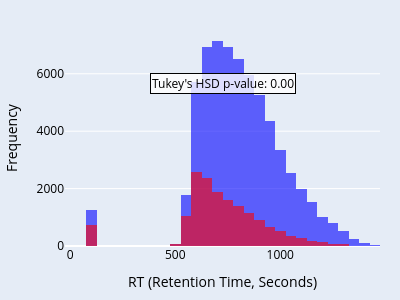

Notebook source saved alongside this figure:
### Markdown cell above
## Scaffold split

### Code cell
scaffold_sets = dataset_clean['scaffold'].value_counts()
train_scaffolds,valid_scaffolds = [],[]
train_cnt = 0
train_cutoff = int(0.8*len(dataset_clean))
for scaffold, count in scaffold_sets.items():
    if train_cnt + count > train_cutoff:
        valid_scaffolds.append(scaffold)
    else:
        train_scaffolds.append(scaffold)
        train_cnt += count
train_set_scaffold = dataset_clean[dataset_clean['scaffold'].isin(train_scaffolds)].copy()
valid_set_scaffold = dataset_clean[dataset_clean['scaffold'].isin(valid_scaffolds)].copy()
print(f"Training set size (scaffold split): {len(train_set_scaffold)}")
print(f"Validation set size (scaffold split): {len(valid_set_scaffold)}")

# Create an overlapped histogram for RT values in training and validation sets
fig = px.histogram(
    train_set_scaffold, x='rt', nbins=50, opacity=0.6, 
    #title='Overlapped RT Distribution: Training vs Validation',
    labels={'rt': 'RT (Retention Time, Seconds)', 'Count': 'Frequency'},
    color_discrete_sequence=['blue'],
    marginal=None
)

# Add validation set to the same figure
fig.add_trace(
    px.histogram(
        valid_set_scaffold, x='rt', nbins=50, opacity=0.6, 
        color_discrete_sequence=['red']
    ).data[0]
)

# Update layout for better visualization
fig.update_layout(
    barmode='overlay',
    plot_bgcolor='rgba(229, 236, 246,1)',
    paper_bgcolor='rgba(229, 236, 246,1)',
    width=400,
    height=300,
    margin=dict(l=20, r=20, t=30, b=20),
    legend=dict(title='Dataset', itemsizing='constant')
)
fig.update_yaxes(title_text='Frequency')
fig.update_xaxes(title_font=dict(size=14, color='black'),
                 tickfont=dict(size=12, color='black'))
fig.update_yaxes(title_font=dict(size=14, color='black'),
                 tickfont=dict(size=12, color='black'))

# Combine training and validation sets for Tukey's HSD test
data_combined = train_set_scaffold[['rt']].copy()
data_combined['set'] = 'Training'
validation_data = valid_set_scaffold[['rt']].copy()
validation_data['set'] = 'Validation'
data_combined = pd.concat([data_combined, validation_data])

# Perform Tukey's HSD test
tukey_result = pairwise_tukeyhsd(endog=data_combined['rt'], groups=data_combined['set'], alpha=0.05)
print(tukey_result)

# Annotate the plot with Tukey's HSD results
fig.add_annotation(
    text=f"Tukey's HSD p-value: {tukey_result.pvalues[0]:.2f}",
    xref="paper", yref="paper",
    x=0.5, y=0.8, showarrow=False,
    font=dict(size=12, color="black"),
    align="center",
    bgcolor="rgba(255, 255, 255, 0.8)",
    bordercolor="black",
    borderwidth=1
)

fig.show()
fig.write_image("images/Figure-2.2-Scaffold.svg", scale=2)

### Figure 1 — Plotly figure (JSON) as saved in the notebook; plotly's stock layout.template omitted (floating-point values rounded to 4 significant figures; data arrays with more than 128 entries replaced by an {"elided": "..."} marker saying what was removed)
{"data": [{"bingroup": "x", "hovertemplate": "RT (Retention Time, Seconds)=%{x}<br>count=%{y}<extra></extra>", "legendgroup": "", "marker": {"color": "blue", "opacity": 0.6, "pattern": {"shape": ""}}, "name": "", "nbinsx": 50, "orientation": "v", "showlegend": false, "type": "histogram", "x": {"elided": "64030 float values"}, "xaxis": "x", "yaxis": "y"}, {"bingroup": "x", "hovertemplate": "rt=%{x}<br>count=%{y}<extra></extra>", "legendgroup": "", "marker": {"color": "red", "opacity": 0.6, "pattern": {"shape": ""}}, "name": "", "nbinsx": 50, "orientation": "v", "showlegend": false, "type": "histogram", "x": {"elided": "15975 float values"}, "xaxis": "x", "yaxis": "y"}], "layout": {"annotations": [{"align": "center", "bgcolor": "rgba(255, 255, 255, 0.8)", "bordercolor": "black", "borderwidth": 1, "font": {"color": "black", "size": 12}, "showarrow": false, "text": "Tukey's HSD p-value: 0.00", "x": 0.5, "xref": "paper", "y": 0.8, "yref": "paper"}], "barmode": "overlay", "height": 300, "legend": {"itemsizing": "constant", "title": {"text": "Dataset"}, "tracegroupgap": 0}, "margin": {"b": 20, "l": 20, "r": 20, "t": 30}, "paper_bgcolor": "rgba(229, 236, 246,1)", "plot_bgcolor": "rgba(229, 236, 246,1)", "width": 400, "xaxis": {"anchor": "y", "domain": [0, 1], "tickfont": {"color": "black", "size": 12}, "title": {"font": {"color": "black", "size": 14}, "text": "RT (Retention Time, Seconds)"}}, "yaxis": {"anchor": "x", "domain": [0, 1], "tickfont": {"color": "black", "size": 12}, "title": {"font": {"color": "black", "size": 14}, "text": "Frequency"}}}}
